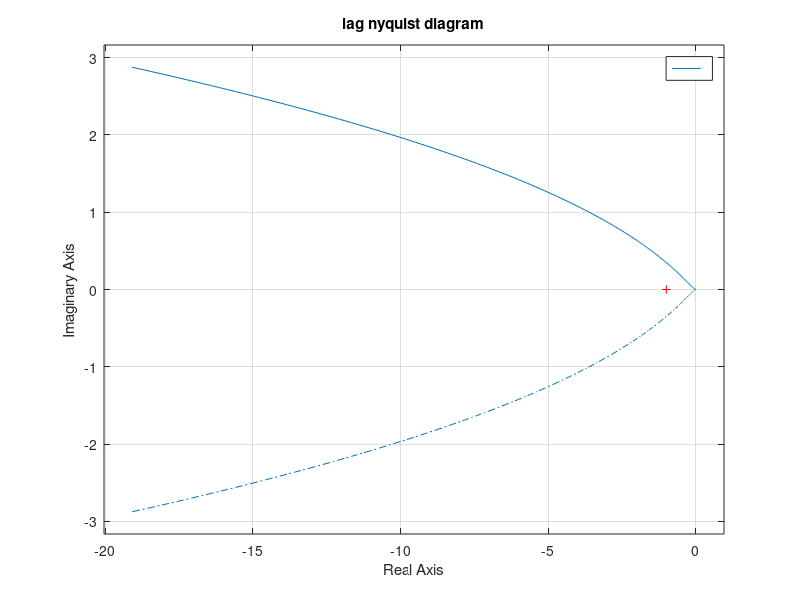
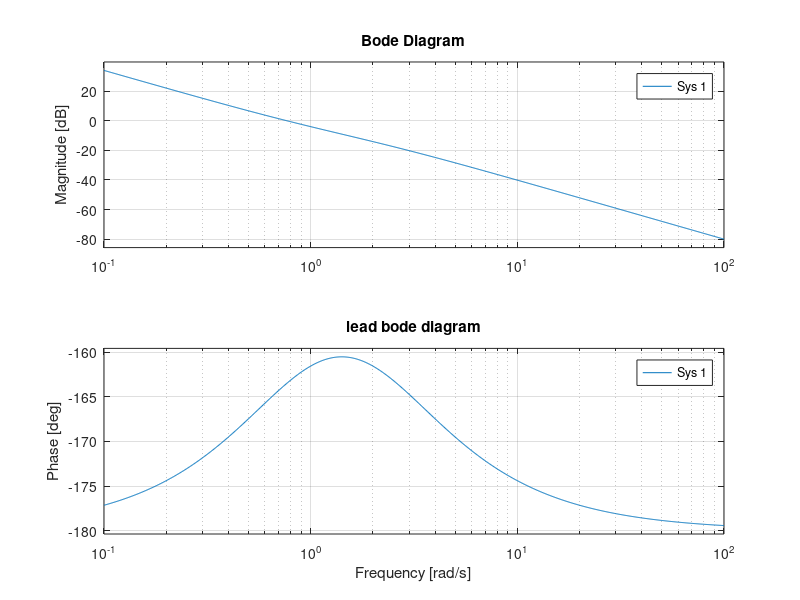
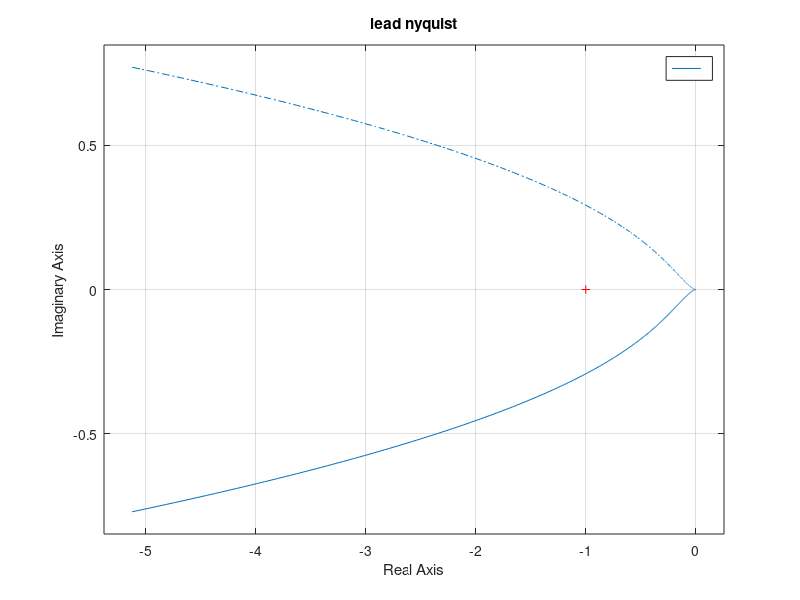

Reproduce these figures in MATLAB, in order.
%% lag controller
s=tf('s')

G=1/s^2;
c=(s+2)/(s+1);

figure(1)
nyquist(G*c)
title('lag nyquist diagram')
grid on
figure(2)
bode(G*c);
title('lag bode diagram')
grid on
%% lead controller
s=tf('s')

G=1/s^2;
c=(s+1)/(s+2);

figure(3)
nyquist(G*c)
title('lead nyquist')
figure(2)
bode(G*c);
title('lead bode diagram')
grid on

